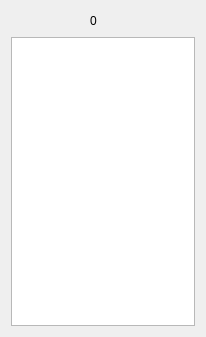
<?xml version="1.0" encoding="UTF-8"?>
<ui version="4.0">
 <class>Widget</class>
 <widget class="QWidget" name="Widget">
  <property name="geometry">
   <rect>
    <x>0</x>
    <y>0</y>
    <width>206</width>
    <height>337</height>
   </rect>
  </property>
  <property name="windowTitle">
   <string>Finviz parser</string>
  </property>
  <layout class="QGridLayout" name="gridLayout">
   <item row="0" column="3">
    <spacer name="horizontalSpacer">
     <property name="orientation">
      <enum>Qt::Horizontal</enum>
     </property>
     <property name="sizeHint" stdset="0">
      <size>
       <width>0</width>
       <height>20</height>
      </size>
     </property>
    </spacer>
   </item>
   <item row="1" column="0" colspan="5">
    <widget class="QPlainTextEdit" name="plainTextLog">
     <property name="sizePolicy">
      <sizepolicy hsizetype="Expanding" vsizetype="Expanding">
       <horstretch>0</horstretch>
       <verstretch>2</verstretch>
      </sizepolicy>
     </property>
     <property name="undoRedoEnabled">
      <bool>false</bool>
     </property>
     <property name="readOnly">
      <bool>true</bool>
     </property>
    </widget>
   </item>
   <item row="0" column="0">
    <spacer name="horizontalSpacer_2">
     <property name="orientation">
      <enum>Qt::Horizontal</enum>
     </property>
     <property name="sizeHint" stdset="0">
      <size>
       <width>0</width>
       <height>20</height>
      </size>
     </property>
    </spacer>
   </item>
   <item row="0" column="1">
    <widget class="QLabel" name="label">
     <property name="sizePolicy">
      <sizepolicy hsizetype="Maximum" vsizetype="Preferred">
       <horstretch>0</horstretch>
       <verstretch>0</verstretch>
      </sizepolicy>
     </property>
     <property name="text">
      <string>0</string>
     </property>
    </widget>
   </item>
   <item row="0" column="2">
    <widget class="QLabel" name="labelProgress"/>
   </item>
  </layout>
 </widget>
 <layoutdefault spacing="6" margin="11"/>
 <tabstops>
  <tabstop>plainTextLog</tabstop>
 </tabstops>
 <resources/>
 <connections/>
 <slots>
  <slot>slotGet()</slot>
 </slots>
</ui>
